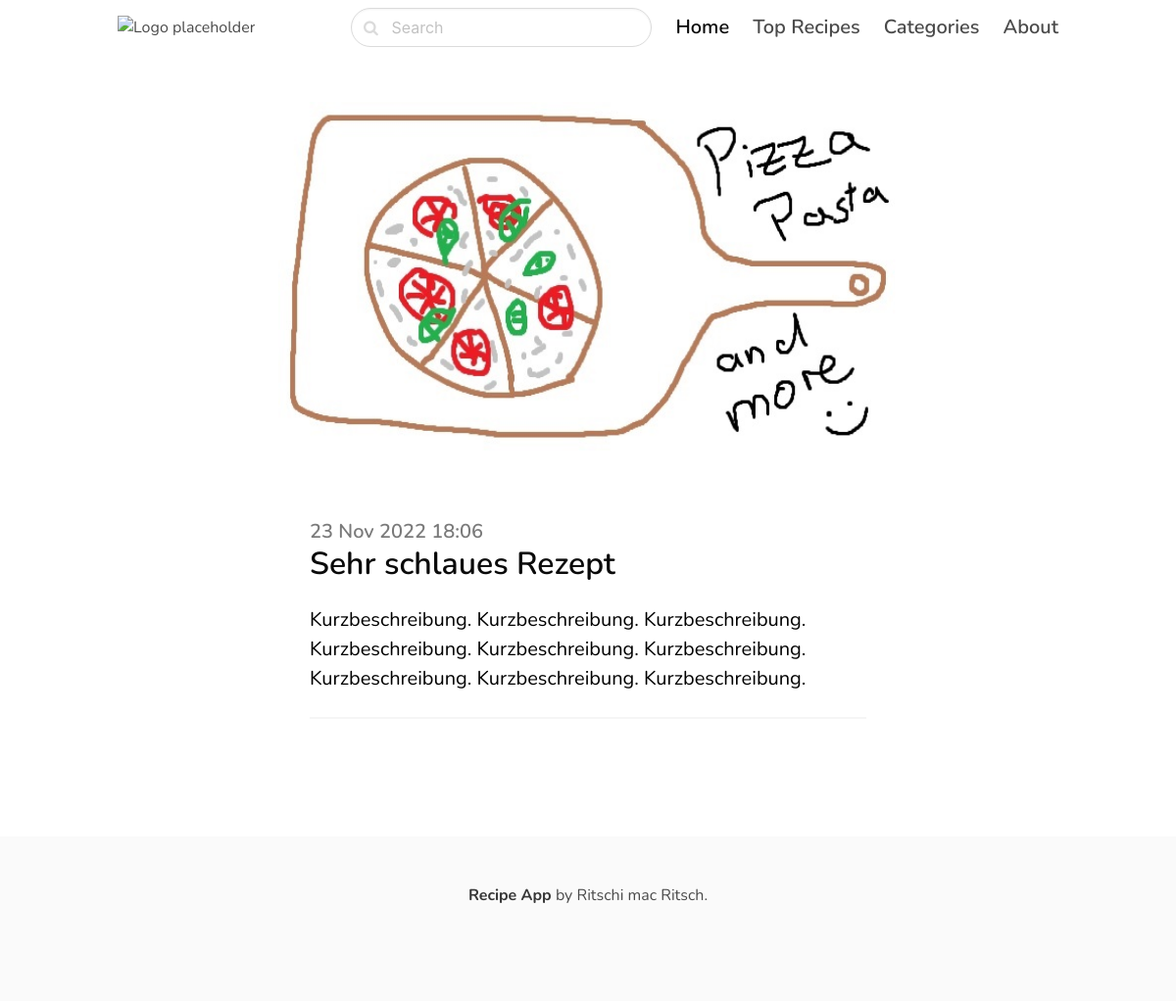
Before: / with the older database file.
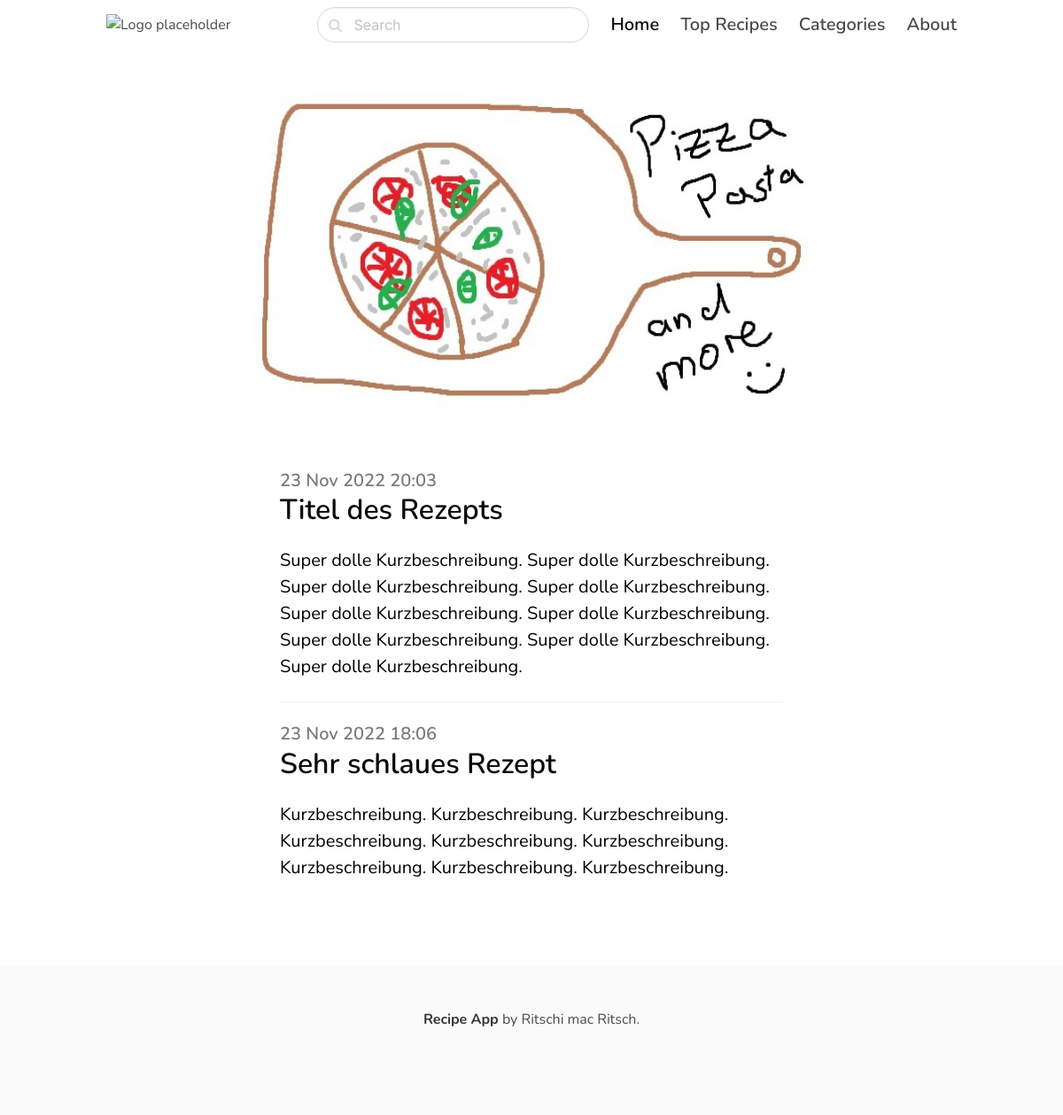
After: the same page with the newer database file.
### recipe/models.py (models this page shows, shortened)
class Recipe(models.Model):
    author = models.CharField(max_length=255)
    title = models.CharField(max_length=255)
    slug = models.SlugField()
    brief_description = models.TextField()
    full_description = models.TextField()
    ingredients = models.ManyToManyField(Ingredient, through="IngredientQuantity", related_name='ingredients')
    created_at = models.DateTimeField(auto_now_add=True)
    class Meta:
        ordering = ("-created_at",)

### core/views.py (the view)
# urls.py: path("", frontpage, name="frontpage"),
def frontpage(request):
    recipes = Recipe.objects.all()
    return render(request, "core/frontpage.html", {"recipes": recipes})

### core/templates/core/frontpage.html (shortened to what this page needs)
{% extends "core/base.html" %}
{% load static %}
{% block content %}
    <section class="hero ">
        <div class="hero-body">
            <div class="container">
                <div class="columns">
                    <div class="column is-8 is-offset-2">
                        <figure class="image is-16by9">
                            <img src="{% static '/core/pizza_stock_photo.jpg' %}" alt="Intro image">
                        </figure>
                    </div>
                </div>
                <section class="section">
                    <div class="columns">
                        <div class="column is-8 is-offset-2">
                            {% for recipe in recipes %}
                                <div class="content is-medium">
                                    <a href="{% url 'recipe_detail' recipe.slug %}" style="color:black">
                                        <h2 class="subtitle is-5 has-text-grey">{{ recipe.created_at|date:"d M Y H:i" }}</h2>
                                        <h1 class="title has-text-black is-3">{{ recipe.title }}</h1>
                                        <p>{{ recipe.brief_description }}</p>
                                    </a>
                                </div>
                                {% if forloop.first %}
                                    <hr>
                                {% endif %}
                            {% endfor %}
                        </div>
                    </div>
                </section>
            </div>
        </div>
    </section>
{% endblock %}

Changed rows visible on the page:
added Recipe: created_at "23 Nov 2022 20:03", title "Titel des Rezepts", brief_description "Super dolle Kurzbeschreibung. Super dolle Kurzbeschreibung. Super dolle Kurzbeschreibung. Super dolle Kurzbeschreibung. Super dolle Kurzbeschreibung. Super dolle Kurzbeschreibung. Super dolle Kurzbeschreibung. Super dolle Kurzbeschreibung. Super dolle Kurzbeschreibung."
